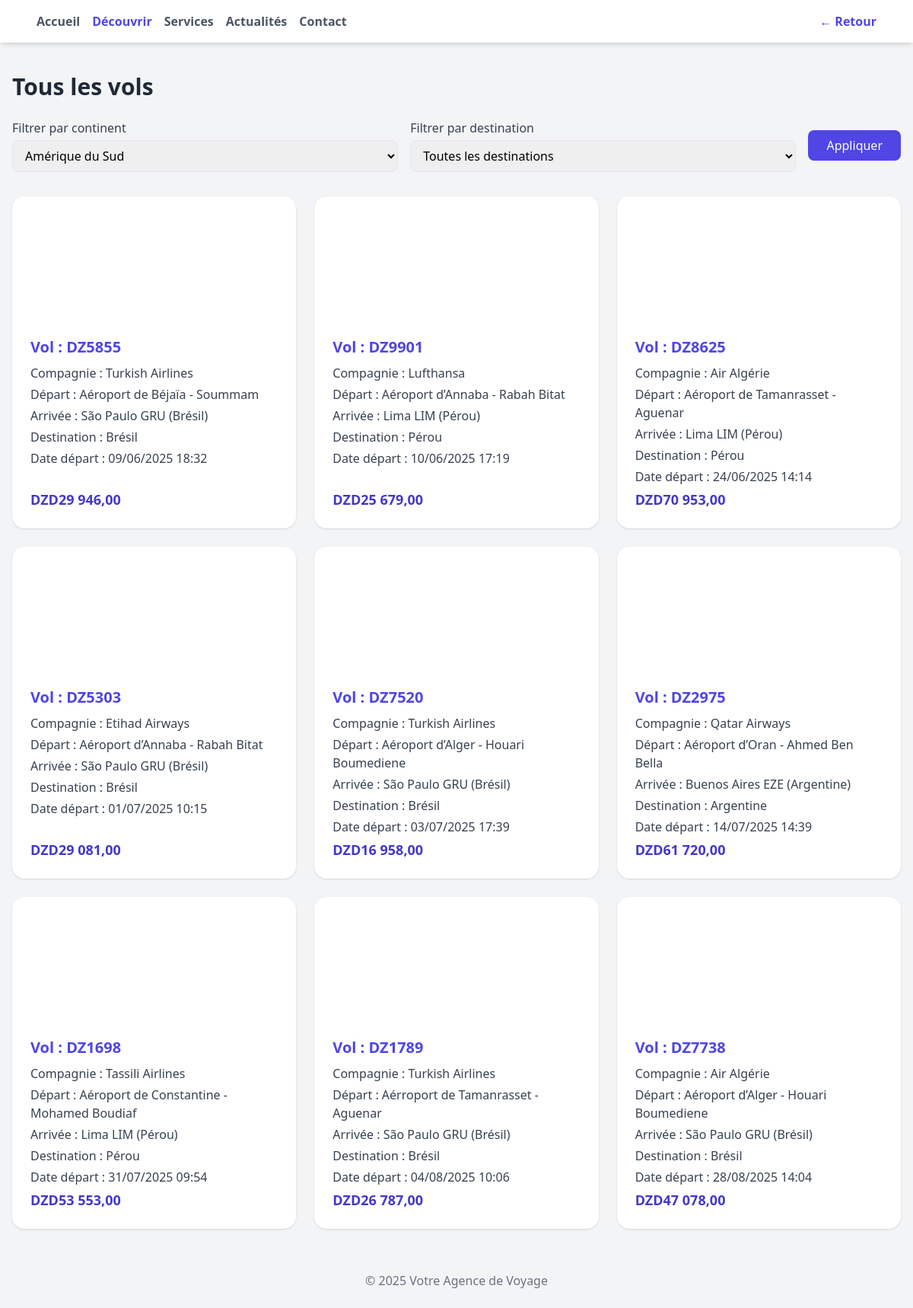
The app's page /pages/Discover.php?continent=Amérique du Sud (signed in), older data.
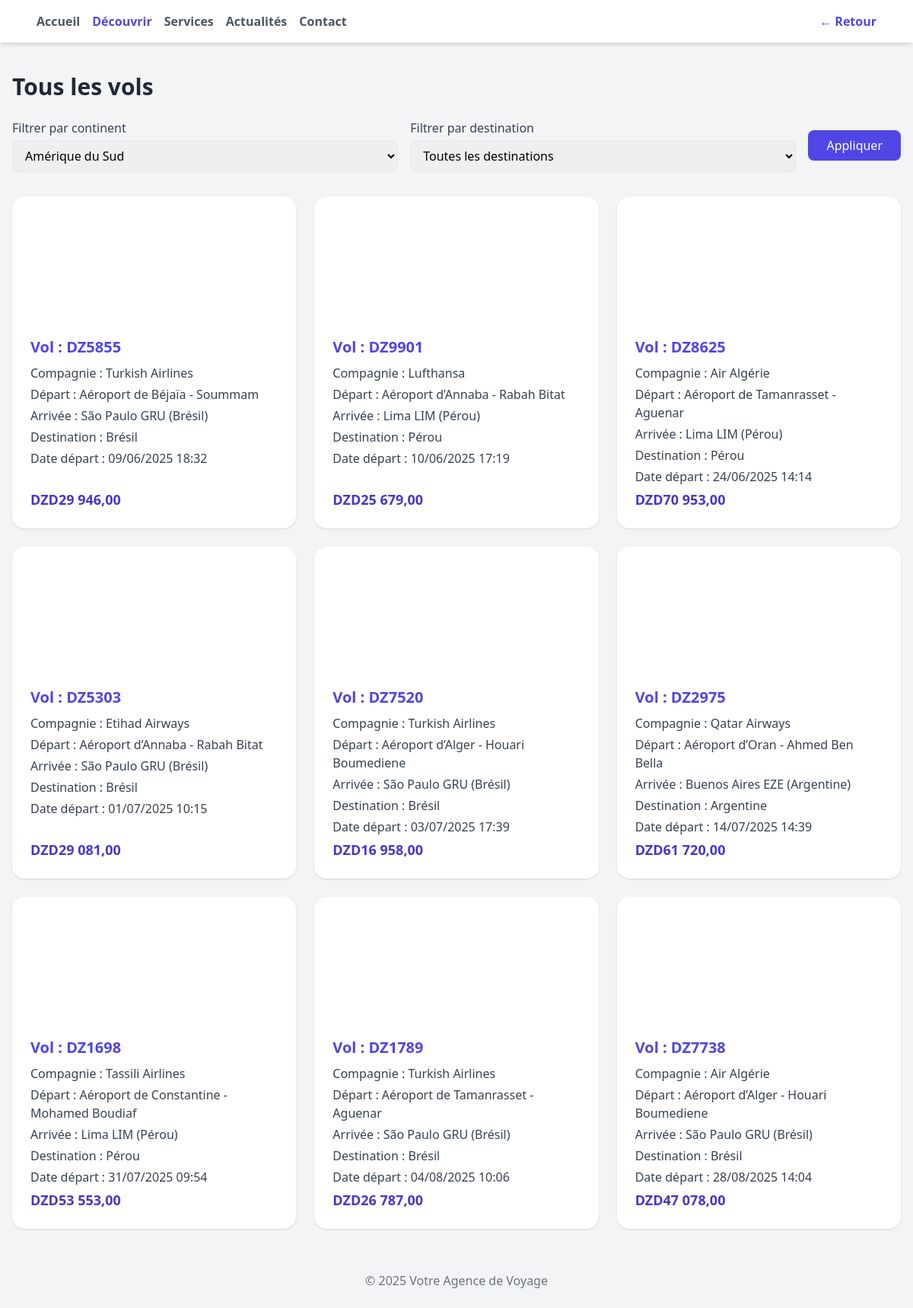
The same page, newer data.
### tables this page shows
CREATE TABLE IF NOT EXISTS `vol` (
  `id` int UNSIGNED NOT NULL AUTO_INCREMENT,
  `numero_vol` varchar(20) NOT NULL,
  `compagnie_aerienne` varchar(60) DEFAULT NULL,
  `aeroport_depart` varchar(80) DEFAULT NULL,
  `aeroport_arrivee` varchar(80) DEFAULT NULL,
  `destination` varchar(255) DEFAULT NULL,
  `continent` varchar(100) DEFAULT NULL,
  `date_depart` datetime NOT NULL,
  `date_arrivee` datetime NOT NULL,
  `type_vol` varchar(40) DEFAULT NULL,
  `prix` decimal(10,2) NOT NULL DEFAULT '0.00',
  `places_disponibles` int UNSIGNED NOT NULL DEFAULT '0',
  PRIMARY KEY (`id`),
  UNIQUE KEY `numero_vol` (`numero_vol`)
);

### pages/Discover.php (the view, shortened to what this page needs)
<?php
$db = new Database('localhost', 'root', '', 'pfe');
$conn = $db->getConnection();
$continentFilter   = $_GET['continent'] ?? '';
$continents = $conn->query("SELECT DISTINCT continent FROM vol ORDER BY continent")->fetch_all(MYSQLI_ASSOC);
$sql    = "SELECT * FROM vol WHERE 1";
$params = [];
$types  = '';
if ($continentFilter) {
    $sql       .= " AND continent = ?";
    $params[]  = $continentFilter;
    $types    .= 's';
}
$sql .= " ORDER BY date_depart ASC";
$stmt = $conn->prepare($sql);
if ($params) {
    $stmt->bind_param($types, ...$params);
}
$stmt->execute();
$flights = $stmt->get_result()->fetch_all(MYSQLI_ASSOC);
?>
<!DOCTYPE html>
<html lang="fr">
<head>
  <script src="https://cdn.tailwindcss.com"></script>
</head>
<body class="bg-gray-100 min-h-screen">
  <nav class="fixed top-0 left-0 right-0 bg-white backdrop-blur-md shadow-md z-50">
    <div class="max-w-7xl mx-auto px-6 md:px-12 py-4 flex justify-between items-center">
      <div class="flex items-center gap-4">
        <a href="welcome.php" class="text-gray-600 hover:text-gray-900 font-semibold">Accueil</a>
        <a href="Discover.php" class="text-indigo-600 font-bold">Découvrir</a>
        <a href="Services.php" class="text-gray-600 hover:text-gray-900 font-semibold">Services</a>
        <a href="Actualites.php" class="text-gray-600 hover:text-gray-900 font-semibold">Actualités</a>
        <a href="Contact.php" class="text-gray-600 hover:text-gray-900 font-semibold">Contact</a>
      </div>
      <a href="welcome.php" class="text-indigo-600 font-bold hover:text-indigo-800">&larr; Retour</a>
    </div>
  </nav>
  <main class="pt-24 max-w-7xl mx-auto px-4 py-8">
    <h1 class="text-3xl font-semibold text-gray-800 mb-6">Tous les vols</h1>
    <form method="GET" class="mb-8 flex flex-wrap gap-4 items-center">
      <div class="flex-1 min-w-[200px]">
        <label class="block text-gray-700 mb-1">Filtrer par continent</label>
        <select name="continent" class="w-full border rounded-lg px-3 py-2">
          <?php foreach ($continents as $c): ?>
            <option value="<?= htmlspecialchars($c['continent']) ?>" <?= $c['continent'] === $continentFilter ? 'selected' : '' ?> >
              <?= htmlspecialchars($c['continent']) ?>
            </option>
          <?php endforeach; ?>
        </select>
      </div>
      <div class="flex-1 min-w-[200px]">
        <label class="block text-gray-700 mb-1">Filtrer par destination</label>
        <select name="destination" class="w-full border rounded-lg px-3 py-2">
          <option value="">Toutes les destinations</option>
        </select>
      </div>
      <button type="submit" class="bg-indigo-600 text-white px-6 py-2 rounded-lg hover:bg-indigo-700 transition">Appliquer</button>
    </form>
    <?php if (empty($flights)): ?>
      <div class="text-center py-20">
        <p class="text-gray-500 text-lg">Aucun vol disponible pour ces critères.</p>
      </div>
    <?php else: ?>
      <div class="grid gap-6 md:grid-cols-2 lg:grid-cols-3">
        <?php foreach ($flights as $flight): ?>
          <?php
            $dest = ucfirst(strtolower($flight['destination']));
            $imgPath = $imageMap[$dest] ?? 'https://via.placeholder.com/400x300?text=' . urlencode($dest);
          ?>
          <div class="bg-white rounded-2xl overflow-hidden shadow hover:shadow-lg transition flex flex-col">
            <div class="h-40 bg-cover bg-center" style="background-image: url('<?= $imgPath ?>')"></div>
            <div class="p-6 flex flex-col flex-1">
              <h2 class="text-xl font-bold text-indigo-600 mb-2">Vol : <?= htmlspecialchars($flight['numero_vol']) ?></h2>
              <p class="text-gray-700 mb-1"><span class="font-medium">Compagnie :</span> <?= htmlspecialchars($flight['compagnie_aerienne']) ?></p>
              <p class="text-gray-700 mb-1"><span class="font-medium">Départ :</span> <?= htmlspecialchars($flight['aeroport_depart']) ?></p>
              <p class="text-gray-700 mb-1"><span class="font-medium">Arrivée :</span> <?= htmlspecialchars($flight['aeroport_arrivee']) ?></p>
              <p class="text-gray-700 mb-1"><span class="font-medium">Destination :</span> <?= htmlspecialchars($flight['destination']) ?></p>
              <p class="text-gray-700 mb-1"><span class="font-medium">Date départ :</span> <?= date('d/m/Y H:i', strtotime($flight['date_depart'])) ?></p>
              <div class="mt-auto">
                <p class="text-indigo-700 text-lg font-semibold">DZD<?= number_format($flight['prix'], 2, ',', ' ') ?></p>
              </div>
            </div>
          </div>
        <?php endforeach; ?>
      </div>
    <?php endif; ?>
  </main>
  <footer class="text-center py-6 text-gray-500">
    © <?= date('Y') ?> Votre Agence de Voyage
  </footer>
</body>
</html>

Row changes from the older to the newer data that the page shows:
changed vol "DZ1789": aeroport_depart "Aérroport de Tamanrasset - Aguenar" → "Aéroport de Tamanrasset - Aguenar"
